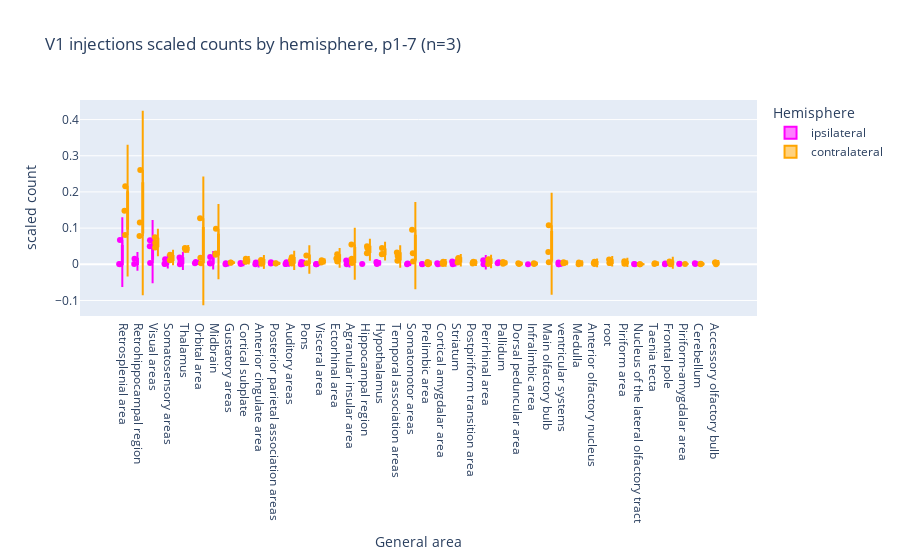

Notebook code for this chart:
### Code cell
plot_scaled_single(
    df_grouped,
    "V1 injections scaled counts by hemisphere, p1-7 (n=3)",
    area_order_scaled,
    "p1-7",
)

### Figure 1 — Plotly figure (JSON) as saved in the notebook; plotly's stock layout.template omitted (floating-point values rounded to 4 significant figures)
{"data": [{"alignmentgroup": "True", "box": {"visible": true}, "hovertemplate": "Hemisphere=ipsilateral<br>General area=%{x}<br>scaled count=%{y}<extra></extra>", "legendgroup": "ipsilateral", "marker": {"color": "magenta"}, "meanline": {"visible": true}, "name": "ipsilateral", "offsetgroup": "ipsilateral", "orientation": "v", "points": "all", "scalegroup": "True", "showlegend": true, "type": "violin", "x": ["Anterior olfactory nucleus", "Ectorhinal area", "Main olfactory bulb", "Medulla", "Piriform area", "Postpiriform transition area", "Taenia tecta", "Temporal association areas", "root", "Agranular insular area", "Auditory areas", "Cerebellum", "Gustatory areas", "Hypothalamus", "Infralimbic area", "Midbrain", "Nucleus of the lateral olfactory tract", "Perirhinal area", "Pons", "Posterior parietal association areas", "Retrosplenial area", "Somatosensory areas", "Striatum", "Thalamus", "Visceral area", "Visual areas", "ventricular systems", "Agranular insular area", "Anterior cingulate area", "Auditory areas", "Cerebellum", "Cortical amygdalar area", "Cortical subplate", "Frontal pole", "Hippocampal region", "Hypothalamus", "Midbrain", "Nucleus of the lateral olfactory tract", "Orbital area", "Pallidum", "Perirhinal area", "Piriform-amygdalar area", "Pons", "Posterior parietal association areas", "Prelimbic area", "Retrohippocampal region", "Retrosplenial area", "Somatomotor areas", "Somatosensory areas", "Striatum", "Thalamus", "Visceral area", "Visual areas", "ventricular systems", "Agranular insular area", "Anterior cingulate area", "Auditory areas", "Cortical amygdalar area", "Cortical subplate", "Frontal pole", "Gustatory areas", "Hypothalamus", "Midbrain", "Orbital area", "Pallidum", "Piriform-amygdalar area", "Pons", "Posterior parietal association areas", "Prelimbic area", "Retrohippocampal region", "Retrosplenial area", "Somatomotor areas", "Somatosensory areas", "Striatum", "Thalamus", "Visceral area", "Visual areas", "ventricular systems"], "x0": " ", "xaxis": "x", "y": [NaN, NaN, NaN, NaN, NaN, NaN, NaN, NaN, NaN, 0.0001173, 0.0004692, 0.002815, 5.865e-05, 0.0008798, 0.000176, 0.002229, 0.0001173, 0.000176, 5.865e-05, 0.002229, 0.000176, 0.0008212, 5.865e-05, 5.865e-05, 0.0002346, 0.003285, 0.000176, 0.01039, 0.004721, 0.0009443, 0.0009443, 0.002833, 0.003777, 0.001889, 0.0009443, 0.00661, 0.01983, 0.0009443, 0.00661, 0.005666, 0.01133, 0.0009443, 0.00661, 0.003777, 0.0009443, 0.01511, 0.06704, 0.001889, 0.01416, 0.007554, 0.01889, 0.0009443, 0.05005, 0.004721, 0.004716, 8.422e-05, 0.005306, 8.422e-05, 0.001011, 8.422e-05, 0.002863, 0.002695, 0.0032, 0.002779, 0.003032, 0.001263, 0.0003369, 0.005643, 8.422e-05, 0.000758, 0.000758, 0.0001684, 0.001769, 0.002695, 0.01002, 0.0004211, 0.06653, 0.0002527], "y0": " ", "yaxis": "y"}, {"alignmentgroup": "True", "box": {"visible": true}, "hovertemplate": "Hemisphere=contralateral<br>General area=%{x}<br>scaled count=%{y}<extra></extra>", "legendgroup": "contralateral", "marker": {"color": "orange"}, "meanline": {"visible": true}, "name": "contralateral", "offsetgroup": "contralateral", "orientation": "v", "points": "all", "scalegroup": "True", "showlegend": true, "type": "violin", "x": ["Accessory olfactory bulb", "Agranular insular area", "Anterior cingulate area", "Anterior olfactory nucleus", "Auditory areas", "Cerebellum", "Cortical amygdalar area", "Cortical subplate", "Dorsal peduncular area", "Ectorhinal area", "Frontal pole", "Gustatory areas", "Hippocampal region", "Hypothalamus", "Infralimbic area", "Main olfactory bulb", "Medulla", "Midbrain", "Nucleus of the lateral olfactory tract", "Orbital area", "Pallidum", "Perirhinal area", "Piriform area", "Piriform-amygdalar area", "Pons", "Posterior parietal association areas", "Postpiriform transition area", "Prelimbic area", "Retrohippocampal region", "Retrosplenial area", "Somatomotor areas", "Somatosensory areas", "Striatum", "Taenia tecta", "Temporal association areas", "Thalamus", "Visceral area", "Visual areas", "root", "ventricular systems", "Accessory olfactory bulb", "Agranular insular area", "Anterior olfactory nucleus", "Auditory areas", "Cortical amygdalar area", "Cortical subplate", "Dorsal peduncular area", "Ectorhinal area", "Gustatory areas", "Hippocampal region", "Hypothalamus", "Infralimbic area", "Main olfactory bulb", "Midbrain", "Orbital area", "Pallidum", "Perirhinal area", "Piriform area", "Postpiriform transition area", "Prelimbic area", "Retrohippocampal region", "Retrosplenial area", "Somatomotor areas", "Somatosensory areas", "Striatum", "Taenia tecta", "Temporal association areas", "Thalamus", "Visceral area", "Visual areas", "root", "ventricular systems", "Accessory olfactory bulb", "Agranular insular area", "Anterior cingulate area", "Anterior olfactory nucleus", "Auditory areas", "Cerebellum", "Cortical amygdalar area", "Cortical subplate", "Ectorhinal area", "Frontal pole", "Hippocampal region", "Hypothalamus", "Main olfactory bulb", "Medulla", "Midbrain", "Nucleus of the lateral olfactory tract", "Orbital area", "Pallidum", "Perirhinal area", "Piriform area", "Pons", "Posterior parietal association areas", "Postpiriform transition area", "Prelimbic area", "Retrohippocampal region", "Retrosplenial area", "Somatomotor areas", "Somatosensory areas", "Striatum", "Temporal association areas", "Thalamus", "Visceral area", "Visual areas", "root", "ventricular systems"], "x0": " ", "xaxis": "x", "y": [0.004868, 0.05478, 0.01185, 0.007156, 0.01179, 0.001232, 0.006863, 0.006921, 0.002757, 0.01601, 0.00786, 0.004399, 0.04423, 0.02821, 0.002757, 0.03384, 0.004868, 0.09854, 0.0001173, 0.1273, 0.003754, 0.01408, 0.008681, 0.0004692, 0.02446, 0.002874, 0.004868, 0.006041, 0.1155, 0.08118, 0.09525, 0.02628, 0.01748, 0.0007039, 0.009795, 0.03942, 0.004868, 0.04645, 0.003578, 0.003813, 0.004721, 0.01511, 0.002833, 0.001889, 0.0009443, 0.007554, 0.0009443, 0.007554, 0.004721, 0.03022, 0.02738, 0.0009443, 0.1076, 0.02644, 0.01794, 0.00661, 0.0009443, 0.002833, 0.001889, 0.001889, 0.07838, 0.1483, 0.03022, 0.01133, 0.01511, 0.002833, 0.02266, 0.04533, 0.01133, 0.0746, 0.01322, 0.005666, 0.0002527, 0.003284, 0.001179, 0.0005053, 0.01954, 0.0002527, 0.0032, 0.01507, 0.02762, 0.0002527, 0.05011, 0.04522, 0.005306, 8.422e-05, 0.02981, 0.0001684, 0.002527, 0.001432, 0.01221, 0.001684, 0.002611, 0.002021, 0.006653, 0.0002527, 0.2606, 0.216, 0.007916, 0.01272, 0.005053, 0.03284, 0.04337, 0.008169, 0.05971, 0.0032, 0.002611], "y0": " ", "yaxis": "y"}], "layout": {"legend": {"title": {"text": "Hemisphere"}, "tracegroupgap": 0}, "title": {"text": "V1 injections scaled counts by hemisphere, p1-7 (n=3)"}, "violinmode": "group", "xaxis": {"anchor": "y", "categoryarray": ["Retrosplenial area", "Retrohippocampal region", "Visual areas", "Somatosensory areas", "Thalamus", "Orbital area", "Midbrain", "Gustatory areas", "Cortical subplate", "Anterior cingulate area", "Posterior parietal association areas", "Auditory areas", "Pons", "Visceral area", "Ectorhinal area", "Agranular insular area", "Hippocampal region", "Hypothalamus", "Temporal association areas", "Somatomotor areas", "Prelimbic area", "Cortical amygdalar area", "Striatum", "Postpiriform transition area", "Perirhinal area", "Pallidum", "Dorsal peduncular area", "Infralimbic area", "Main olfactory bulb", "ventricular systems", "Medulla", "Anterior olfactory nucleus", "root", "Piriform area", "Nucleus of the lateral olfactory tract", "Taenia tecta", "Frontal pole", "Piriform-amygdalar area", "Cerebellum", "Accessory olfactory bulb"], "categoryorder": "array", "domain": [0, 1], "title": {"text": "General area"}}, "yaxis": {"anchor": "x", "domain": [0, 1], "title": {"text": "scaled count"}}}}
